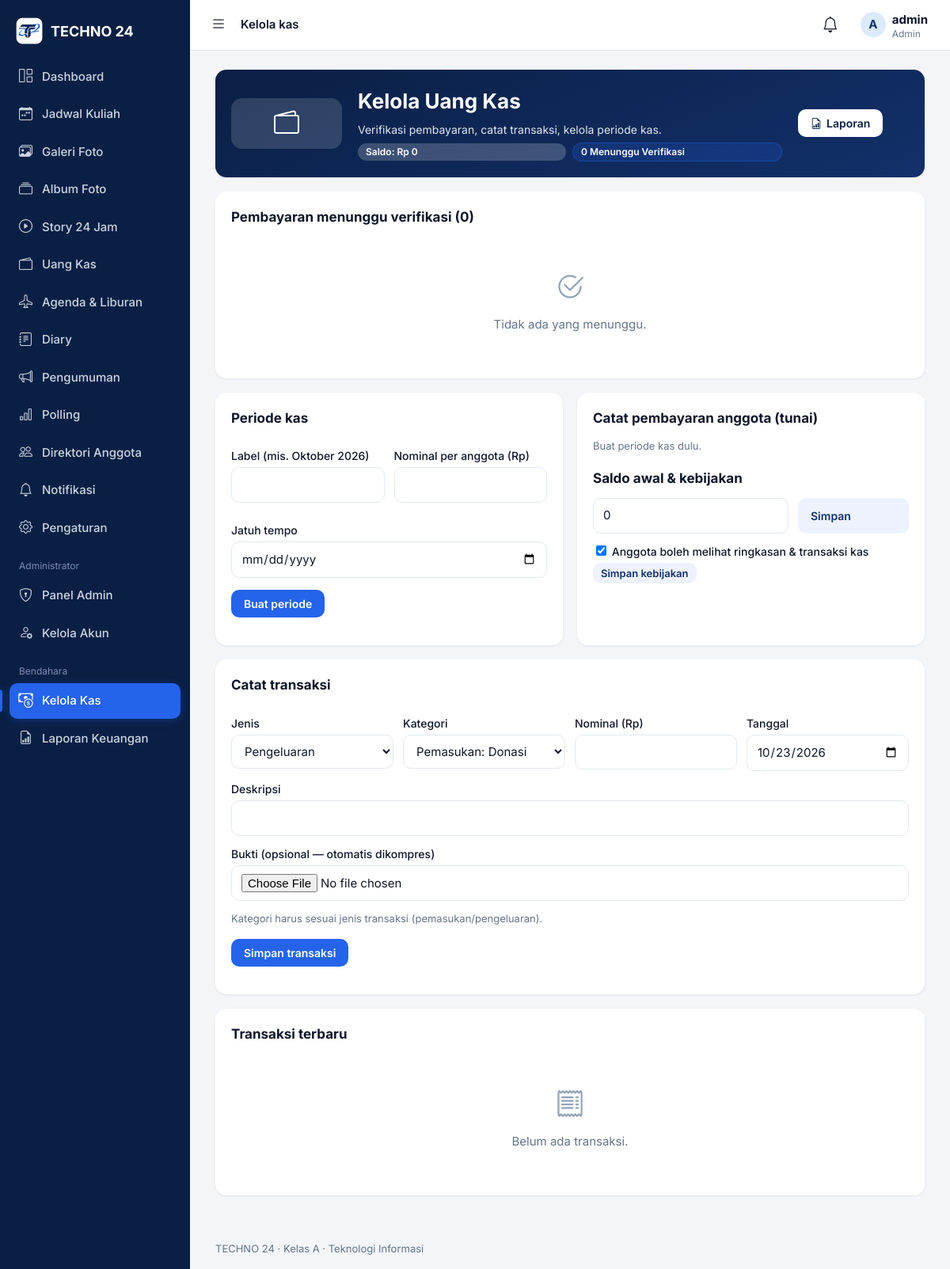
Screenshot of /pages/cash_manage.php (signed in) with the database file from the repository.
### tables this page shows
CREATE TABLE `users` (
  `id` int(10) UNSIGNED NOT NULL,
  `name` varchar(100) NOT NULL,
  `username` varchar(50) NOT NULL,
  `password_hash` varchar(255) NOT NULL,
  `role` enum('admin','bendahara','anggota') NOT NULL DEFAULT 'anggota',
  `is_active` tinyint(1) NOT NULL DEFAULT 1,
  `must_change_password` tinyint(1) NOT NULL DEFAULT 1,
  `bio` varchar(255) DEFAULT NULL,
  `birthday` date DEFAULT NULL,
  `birthday_public` tinyint(1) NOT NULL DEFAULT 0,
  `profile_public` tinyint(1) NOT NULL DEFAULT 0,
  `avatar` varchar(100) DEFAULT NULL,
  `last_login_at` datetime DEFAULT NULL,
  `created_at` datetime NOT NULL DEFAULT current_timestamp(),
  `updated_at` datetime NOT NULL DEFAULT current_timestamp() ON UPDATE current_timestamp()
);

CREATE TABLE `settings` (
  `k` varchar(50) NOT NULL,
  `v` varchar(255) NOT NULL
);

### config/database.php (called while the page is built, shortened)
<?php
function db(): PDO
{
    static $pdo = null;
    if ($pdo === null) {
        try {
            $pdo = new PDO('mysql:host=' . DB_HOST . ';dbname=' . DB_NAME . ';charset=utf8mb4', DB_USER, DB_PASS, [
                PDO::ATTR_ERRMODE => PDO::ERRMODE_EXCEPTION,
                PDO::ATTR_DEFAULT_FETCH_MODE => PDO::FETCH_ASSOC,
                PDO::ATTR_EMULATE_PREPARES => false,
            ]);
            $pdo->exec("SET time_zone = '+08:00'");
        } catch (PDOException $e) {
            error_log('DB error: ' . $e->getMessage());
            http_response_code(500);
            exit('Tidak dapat terhubung ke database. Periksa config/database.php dan pastikan MySQL berjalan.');
        }
    }
    return $pdo;
}

### includes/auth.php (called while the page is built, shortened)
<?php
function current_user(): ?array {
    static $user = false;
    if ($user === false) {
        $user = null;
        if (!empty($_SESSION['uid'])) {
            $u = q('SELECT id, name, username, role, is_active, must_change_password, avatar FROM users WHERE id = ?', [$_SESSION['uid']])->fetch();
            if ($u && (int)$u['is_active'] === 1) $user = $u;
            else { $_SESSION = []; }
        }
    }
    return $user;
}
function is_admin(): bool { $u = current_user(); return $u && $u['role'] === 'admin'; }
function is_treasurer(): bool { $u = current_user(); return $u && in_array($u['role'], ['admin', 'bendahara'], true); }
function require_login(bool $allowPwChange = false): array {
    $u = current_user();
    return $u;
}
function require_treasurer(): array { $u = require_login(); if (!in_array($u['role'], ['admin', 'bendahara'], true)) forbidden(); return $u; }

### pages/cash_manage.php (the view, shortened to what this page needs)
<?php
require_once __DIR__ . '/../includes/bootstrap.php';
$u = require_treasurer();
$periods = q('SELECT * FROM cash_periods ORDER BY id DESC')->fetchAll();
$pending = q("SELECT p.*, u.name, cp.label FROM cash_payments p JOIN users u ON u.id = p.user_id JOIN cash_periods cp ON cp.id = p.period_id WHERE p.status = 'pending' ORDER BY p.created_at")->fetchAll();
$cats = q('SELECT * FROM cash_categories ORDER BY type, name')->fetchAll();
$recent = q("SELECT t.*, c.name AS cat FROM cash_transactions t LEFT JOIN cash_categories c ON c.id = t.category_id ORDER BY t.id DESC LIMIT 30")->fetchAll();
$sum = cash_summary();
$pageTitle = 'Kelola kas'; $active = 'cash_manage';
require __DIR__ . '/../includes/header.php';
?>
<section class="card" style="background:linear-gradient(160deg,var(--navy),var(--navy2));color:#fff">
  <div class="row" style="align-items:center;gap:20px;flex-wrap:wrap">
    <div style="flex:none;width:64px;height:64px;border-radius:14px;background:rgba(255,255,255,0.15);display:flex;align-items:center;justify-content:center;font-size:32px">
      <i class="bi bi-wallet2"></i>
    </div>
    <div style="flex:1;min-width:280px">
      <h1 style="color:#fff;font-size:26px;margin:0 0 6px">Kelola Uang Kas</h1>
      <p style="margin:0 0 6px;color:#e2e8f0;font-size:14px">Verifikasi pembayaran, catat transaksi, kelola periode kas.</p>
      <div class="row" style="gap:8px;align-items:center;margin:0;flex-wrap:wrap">
        <span class="tag" style="background:rgba(255,255,255,0.2);color:#fff">Saldo: <?= e(rupiah($sum['balance'])) ?></span>
        <span class="tag" style="background:rgba(37,99,235,0.2);color:#fff;border:1px solid rgba(37,99,235,0.4)"><?= count($pending) ?> Menunggu Verifikasi</span>
      </div>
    </div>
    <div style="flex:none">
      <a class="btn" style="background:#fff;color:var(--navy);font-weight:600" href="<?= e(url('pages/cash_report.php')) ?>"><i class="bi bi-file-earmark-bar-graph"></i> Laporan</a>
    </div>
  </div>
</section>
<div class="card"><h2>Pembayaran menunggu verifikasi (<?= count($pending) ?>)</h2>
<?php if (!$pending): ?><div class="empty"><i class="bi bi-check2-circle"></i>Tidak ada yang menunggu.</div><?php endif; ?></div>
<div class="grid g2">
<div class="card"><h2>Periode kas</h2>
 <form method="post"><?= csrf_field() ?><input type="hidden" name="action" value="period"><div class="row"><div><label>Label (mis. Oktober 2026)</label><input name="label" required maxlength="60"></div><div><label>Nominal per anggota (Rp)</label><input name="amount" required inputmode="numeric"></div><div><label>Jatuh tempo</label><input type="date" name="due_date"></div></div><p><button class="btn" type="submit">Buat periode</button></p></form>
  </div>
<div class="card"><h2>Catat pembayaran anggota (tunai)</h2>
 <?php if (!$periods): ?><p class="muted">Buat periode kas dulu.</p><?php endif; ?>
 <h2 style="margin-top:18px">Saldo awal & kebijakan</h2>
 <form method="post" class="row" style="flex-wrap:nowrap"><?= csrf_field() ?><input type="hidden" name="action" value="opening"><input name="opening" inputmode="numeric" value="<?= e((int)$sum['opening']) ?>"><button class="btn btn-ghost" style="flex:none" type="submit">Simpan</button></form>
 <?php if (is_admin()): ?><form method="post"><?= csrf_field() ?><input type="hidden" name="action" value="visibility"><label><input type="checkbox" name="show" <?= setting('show_cash_to_members', '1') === '1' ? 'checked' : '' ?>> Anggota boleh melihat ringkasan & transaksi kas</label><button class="btn btn-ghost btn-sm" type="submit">Simpan kebijakan</button></form><?php endif; ?></div>
</div>
<div class="card"><h2>Catat transaksi</h2><form method="post" enctype="multipart/form-data"><?= csrf_field() ?><input type="hidden" name="action" value="tx">
 <div class="row"><div><label>Jenis</label><select name="type"><option value="pengeluaran">Pengeluaran</option><option value="pemasukan">Pemasukan</option></select></div>
 <div><label>Kategori</label><select name="category_id"><?php foreach ($cats as $c): ?><option value="<?= (int)$c['id'] ?>"><?= e(ucfirst($c['type']) . ': ' . $c['name']) ?></option><?php endforeach; ?></select></div>
 <div><label>Nominal (Rp)</label><input name="amount" required inputmode="numeric"></div><div><label>Tanggal</label><input type="date" name="tx_date" required max="<?= e(date('Y-m-d')) ?>" value="<?= e(date('Y-m-d')) ?>"></div></div>
 <label>Deskripsi</label><input name="description" required maxlength="255"><label>Bukti (opsional — otomatis dikompres)</label><input type="file" name="receipt" accept="image/*" data-upcompress="1536">
 <p class="muted">Kategori harus sesuai jenis transaksi (pemasukan/pengeluaran).</p><p><button class="btn" type="submit">Simpan transaksi</button></p></form></div>
<div class="card"><h2>Transaksi terbaru</h2><?php if (!$recent): ?><div class="empty"><i class="bi bi-receipt"></i>Belum ada transaksi.</div><?php endif; ?></div>
<?php require __DIR__ . '/../includes/footer.php'; ?>

### includes/header.php (shortened to what this page needs)
<?php
$u = !empty($publicPage) ? current_user() : require_login($allowPwChange ?? false);
$unread = $u ? (int)q('SELECT COUNT(*) FROM notifications WHERE user_id = ? AND is_read = 0', [$u['id']])->fetchColumn() : 0;
$menu = [
  ['dashboard',     $u ? 'dashboard.php' : 'index.php', 'bi-grid-1x2', $u ? 'Dashboard' : 'Beranda'],
  ['schedules',     'pages/schedules.php',      'bi-calendar-week',  'Jadwal Kuliah'],
  ['gallery',       'pages/gallery.php',        'bi-images',         'Galeri Foto'],
  ['albums',        'pages/albums.php',         'bi-collection',     'Album Foto'],
  ['stories',       'pages/stories.php',        'bi-play-circle',    'Story 24 Jam'],
  ['cash',          'pages/cash.php',           'bi-wallet2',        'Uang Kas', true],
  ['agendas',       'pages/agendas.php',        'bi-airplane',       'Agenda & Liburan'],
  ['diaries',       'pages/diaries.php',        'bi-journal-text',   'Diary', true],
  ['announcements', 'pages/announcements.php',  'bi-megaphone',      'Pengumuman'],
  ['polls',         'pages/polls.php',          'bi-bar-chart',      'Polling', true],
  ['members',       'pages/members.php',        'bi-people',         'Direktori Anggota'],
  ['notifications', 'pages/notifications.php',  'bi-bell',           'Notifikasi', true],
  ['profile',       'pages/profile.php',        'bi-gear',           'Pengaturan', true],
];
?><!DOCTYPE html>
<html lang="id">
<head>
<link rel="stylesheet" href="https://cdn.jsdelivr.net/npm/bootstrap-icons@1.11.3/font/bootstrap-icons.min.css">
<link rel="stylesheet" href="<?= e(url('assets/css/app.css?v=' . filemtime(__DIR__ . '/../assets/css/app.css'))) ?>">
</head>
<body data-base="<?= e(BASE_URL) ?>">
<div class="shell" id="shell">
  <aside class="sidebar" id="sidebar">
    <a class="brand" href="<?= e(url($u ? 'dashboard.php' : 'index.php')) ?>">
      <?php include __DIR__ . '/logo.php'; ?><span class="brand-name">TECHNO 24</span>
    </a>
    <nav>
      <?php foreach ($menu as $mi): [$key, $href, $icon, $label] = $mi; if (!empty($mi[4]) && !$u) continue; ?>
        <a href="<?= e(url($href)) ?>" class="<?= ($active ?? '') === $key ? 'on' : '' ?>">
          <i class="bi <?= $icon ?>"></i><span><?= e($label) ?></span>
        </a>
      <?php endforeach; ?>
      <?php if ($u && is_admin()): ?>
        <div class="nav-sep">Administrator</div>
        <a href="<?= e(url('admin/index.php')) ?>" class="<?= ($active ?? '') === 'admin' ? 'on' : '' ?>"><i class="bi bi-shield-lock"></i><span>Panel Admin</span></a>
        <a href="<?= e(url('admin/users.php')) ?>" class="<?= ($active ?? '') === 'users' ? 'on' : '' ?>"><i class="bi bi-person-gear"></i><span>Kelola Akun</span></a>
      <?php endif; ?>
      <?php if ($u && is_treasurer()): ?>
        <div class="nav-sep">Bendahara</div>
        <a href="<?= e(url('pages/cash_manage.php')) ?>" class="<?= ($active ?? '') === 'cash_manage' ? 'on' : '' ?>"><i class="bi bi-cash-coin"></i><span>Kelola Kas</span></a>
        <a href="<?= e(url('pages/cash_report.php')) ?>" class="<?= ($active ?? '') === 'cash_report' ? 'on' : '' ?>"><i class="bi bi-file-earmark-bar-graph"></i><span>Laporan Keuangan</span></a>
      <?php endif; ?>
    </nav>
  </aside>
  <div class="main">
    <header class="topbar">
      <button class="icon-btn" id="menuToggle" aria-label="Buka atau ciutkan menu"><i class="bi bi-list"></i></button>
      <div class="topbar-title"><?= e($pageTitle ?? '') ?></div>
      <div class="topbar-right">
        <?php if ($u): ?>
        <a class="icon-btn" href="<?= e(url('pages/notifications.php')) ?>" aria-label="Notifikasi">
          <i class="bi bi-bell"></i><?php if ($unread > 0): ?><b class="dot"><?= $unread > 9 ? '9+' : $unread ?></b><?php endif; ?>
        </a>
        <a class="usercard" href="<?= e(url('pages/profile.php')) ?>">
          <?= avatar_html($u, 'sm') ?>
          <span><strong><?= e($u['name']) ?></strong><small><?= e(ucfirst($u['role'])) ?></small></span>
        </a>
        <?php else: ?>
        <a class="btn btn-sm" href="<?= e(url('login.php')) ?>"><i class="bi bi-box-arrow-in-right"></i> Login</a>
        <?php endif; ?>
      </div>
    </header>
    <main class="content">

### includes/functions.php (shortened to what this page needs)
<?php
function e($s): string { return htmlspecialchars((string)$s, ENT_QUOTES | ENT_SUBSTITUTE, 'UTF-8'); }
function url(string $path = ''): string { return BASE_URL . '/' . ltrim($path, '/'); }
function rupiah($n): string { return 'Rp ' . number_format((float)$n, 0, ',', '.'); }
function q(string $sql, array $params = []): PDOStatement {
    $st = db()->prepare($sql);
    $st->execute($params);
    return $st;
}
function setting(string $k, string $default = ''): string {
    $r = q('SELECT v FROM settings WHERE k = ?', [$k])->fetchColumn();
    return $r === false ? $default : (string)$r;
}
function avatar_html(array $u, string $size = 'md'): string {
    return '<span class="avatar avatar-' . $size . ' avatar-initial" aria-label="' . e($u['name']) . '">' . e(mb_strtoupper(mb_substr($u['name'], 0, 1))) . '</span>';
}
function cash_summary(?string $from = null, ?string $to = null): array {
    $w = "status = 'verified'"; $p = [];
    $in  = (float)q("SELECT COALESCE(SUM(amount),0) FROM cash_transactions WHERE type='pemasukan' AND $w", $p)->fetchColumn();
    $out = (float)q("SELECT COALESCE(SUM(amount),0) FROM cash_transactions WHERE type='pengeluaran' AND $w", $p)->fetchColumn();
    $open = (float)setting('opening_balance', '0');
    $members = (int)q('SELECT COUNT(*) FROM users WHERE is_active = 1')->fetchColumn();
    $expected = (float)q('SELECT COALESCE(SUM(amount),0) FROM cash_periods')->fetchColumn() * $members;
    $received = (float)q("SELECT COALESCE(SUM(amount),0) FROM cash_payments WHERE status='verified'")->fetchColumn();
    return ['opening' => $open, 'in' => $in, 'out' => $out, 'balance' => $open + $in - $out,
            'received' => $received, 'outstanding' => max(0, $expected - $received)];
}

### rows the page displays
users: name "A", name "admin", role "Admin"
settings: v "☑"

### other values shown
$label "Dashboard"
$label "Jadwal Kuliah"
$label "Galeri Foto"
$label "Album Foto"
$label "Story 24 Jam"
$label "Uang Kas"
$label "Agenda & Liburan"
$label "Diary"
$label "Pengumuman"
$label "Polling"
$label "Direktori Anggota"
$label "Notifikasi"
$label "Pengaturan"
$pageTitle "Kelola kas"
rupiah($sum['balance']) "Rp 0"
